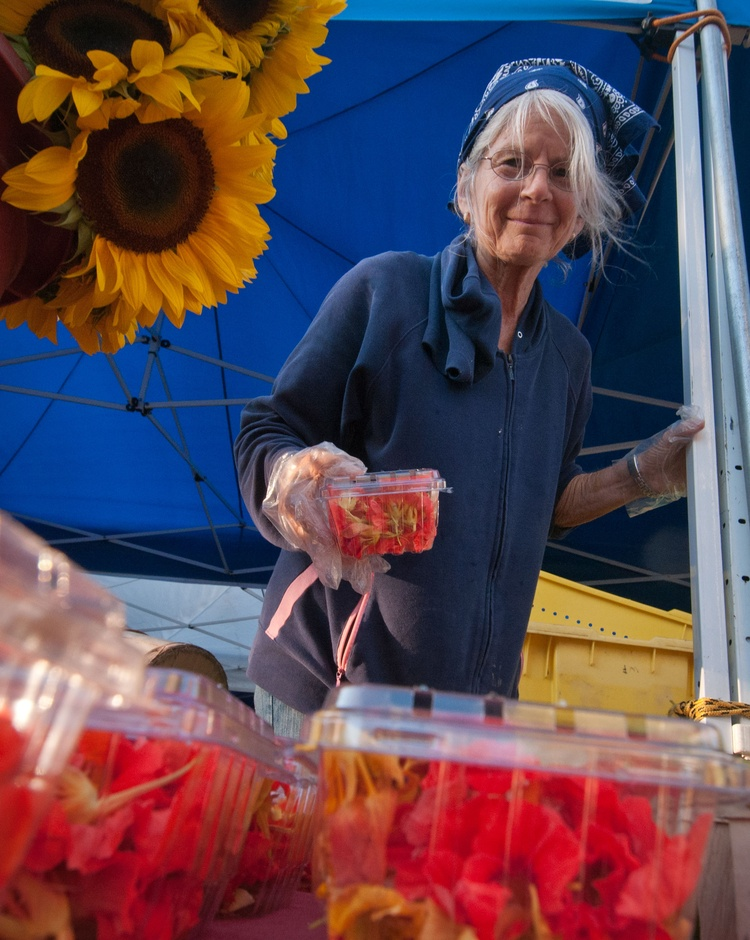
#> input picture images/sample.jpg, 750 x 940 px, shrunk from 2097 x 2628 before the run, found by its file name
$ python main.py
#> lines starting #> are read from the running program, lines starting #| are printed output that depends on the picture; after the words box and inside, x2 and y2 are one past the last pixel; in counts of white or black regions, pixels touching at a corner belong together
# 参考:
# https://blog.mudatobunka.org/entry/2016/10/03/014520
# https://qiita.com/hitomatagi/items/04b1b26c1bc2e8081427
import cv2
import time

start_time = time.time()

# 画像の読み込み
image = cv2.imread('images/sample.jpg')
#> image is the input picture: shape (940, 750, 3); mean B, G, R 82, 71.1, 93.2

# 処理速度を高めるために画像をグレースケールに変換
gray = cv2.cvtColor(image, cv2.COLOR_BGR2GRAY)
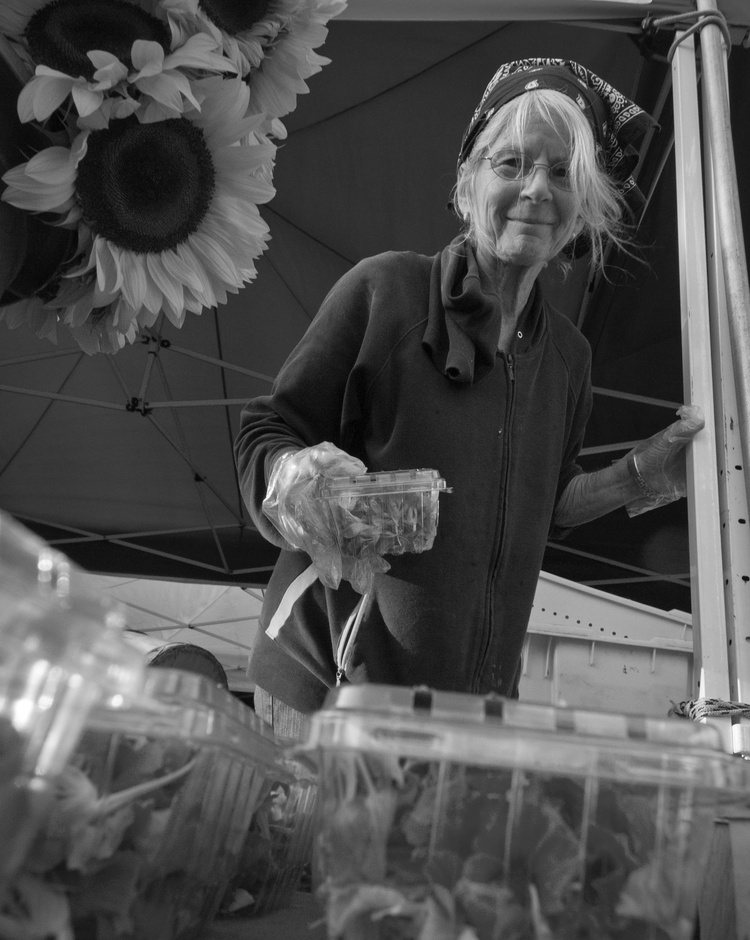
#> gray: shape (940, 750); min 1, max 255, mean 79

# 評価器を読み込み
face_cascade = cv2.CascadeClassifier(
    'data/haarcascade_frontalface_default.xml'
)
eye_cascade = cv2.CascadeClassifier('data/haarcascade_eye.xml')

# 顔検出
faces = face_cascade.detectMultiScale(
    gray,
    scaleFactor=1.2,
    minNeighbors=3,
    minSize=(50, 50),
)
#> faces = [[451, 112, 139, 139]]

for (x, y, w, h) in faces:
    # 検知した顔を矩形で囲む
    cv2.rectangle(image, (x, y), (x + w, y + h), (255, 255, 255), 3)
    # 顔画像（グレースケール）
    roi_gray = gray[y: y + int(h * 2 / 3), x: x + w]
    # 顔画像（カラースケール）
    roi_color = image[y: y + int(h * 2 / 3), x: x + w]
    # 顔の中から目を検知
    eyes = eye_cascade.detectMultiScale(roi_gray)
    for (ex, ey, ew, eh) in eyes:
        # 検知した目を矩形で囲む
        cv2.rectangle(roi_color, (ex, ey), (ex + ew, ey + eh), (0, 255, 0), 2)
#> this loop made 1 pass
#> pass 1, `roi_gray = gray[y: y + int(h * 2 / 3), x: x + w]`:
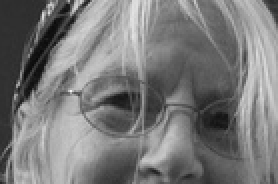
#> roi_gray: shape (92, 139) (shown 2 times larger); min 7, max 242, mean 121
#> pass 1, `roi_color = image[y: y + int(h * 2 / 3), x: x + w]`:
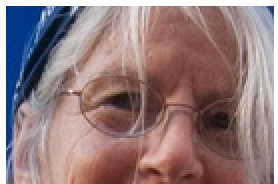
#> roi_color: shape (92, 139, 3) (shown 2 times larger); mean B, G, R 124.8, 123.6, 147.2
#> after the loop:
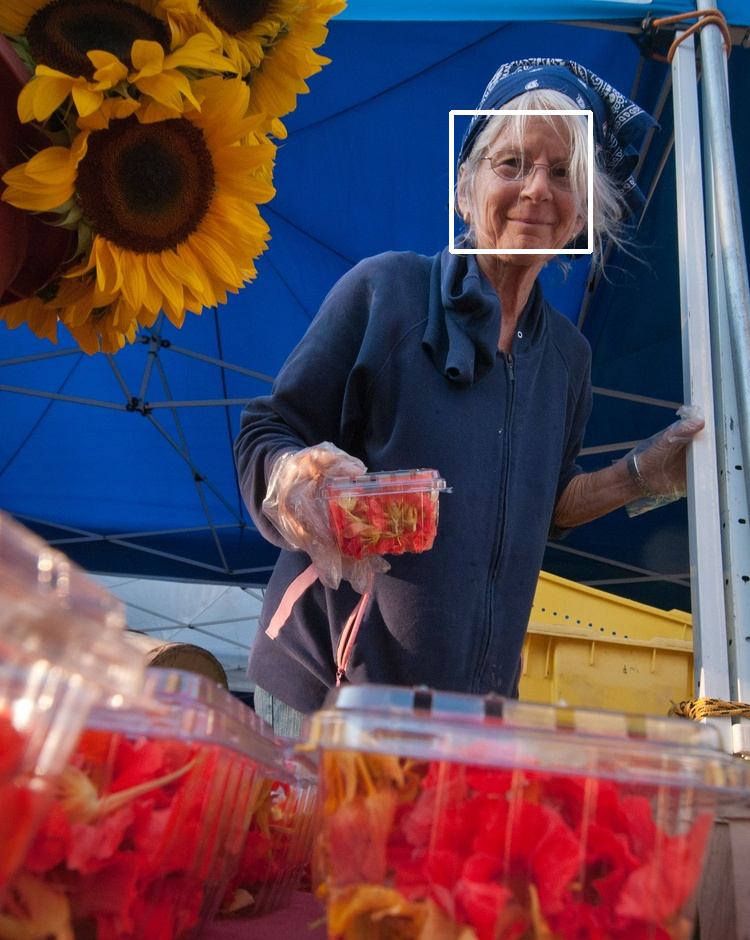
#> image: shape (940, 750, 3); 0.39% of pixels changed, all inside (x1, y1, x2, y2) = (449, 110, 593, 254)

cv2.imshow('image', image)

elapsed_time = time.time() - start_time
print("処理時間: {0} sec".format(elapsed_time))

key = cv2.waitKey(0)
#> (key Esc is pressed here)
if key == ord('s'):  # s を押したら画像保存
    cv2.imwrite('dist/sample.jpg', image, [cv2.IMWRITE_JPEG_QUALITY, 80])
    cv2.destroyAllWindows()
else:  # 他のキーならウィンドウを閉じるだけ
    cv2.destroyAllWindows()
